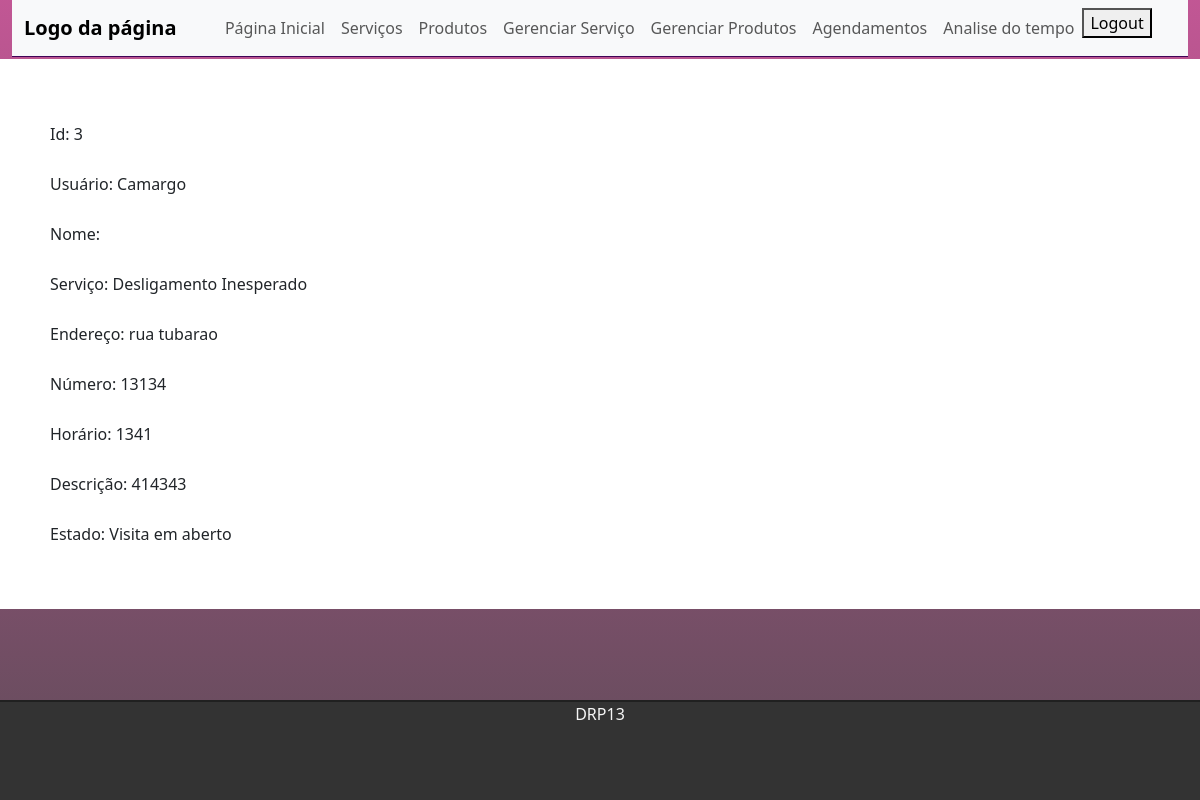
/appoitmentList/3 (signed in), run on an earlier commit of the app's database.
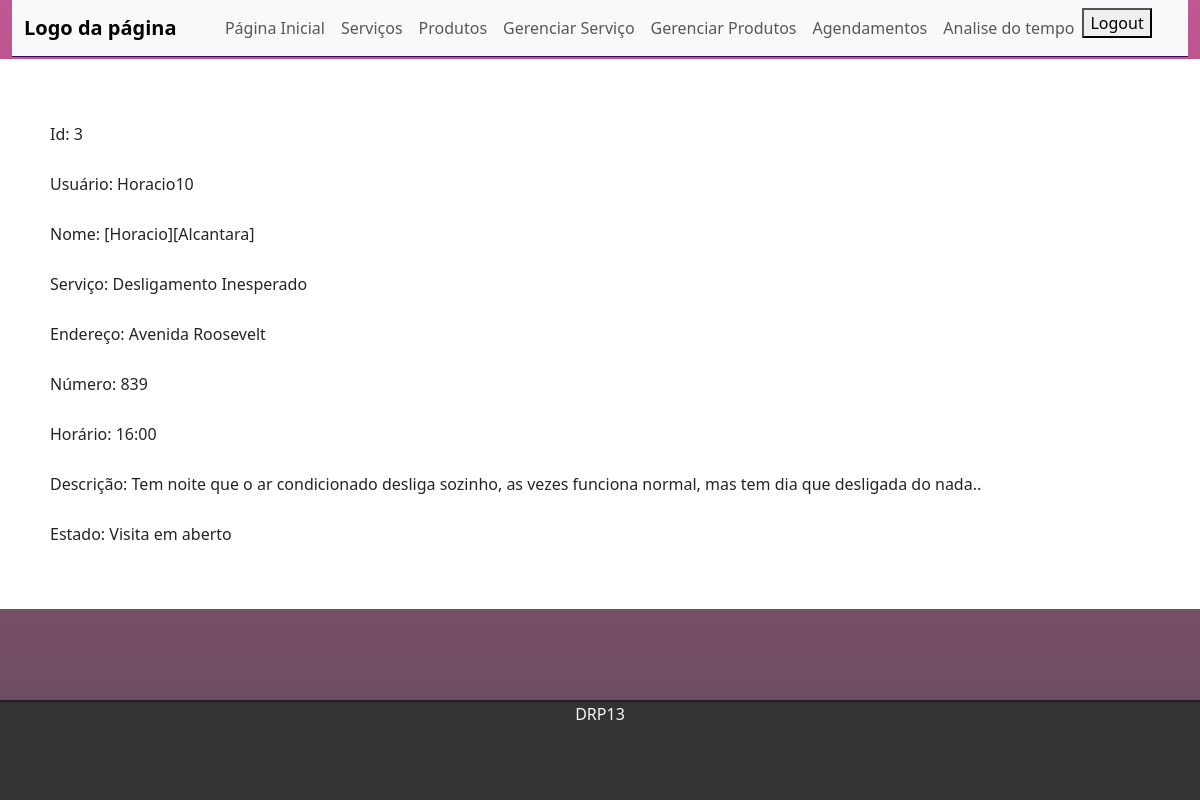
And on a later commit of the database.
### appoitments/models.py (models this page shows)
class Appoitment(models.Model):
    id = models.BigAutoField(primary_key=True)
    user = models.CharField()
    name = models.CharField()
    service = models.ForeignKey(Service, on_delete=models.SET_NULL, null=True)
    address = models.CharField(max_length=50)
    address_number = models.IntegerField()
    date = models.CharField(max_length=8)
    hour = models.CharField(max_length=40)
    description = models.TextField()
    status = models.CharField(max_length=20, choices=status, default='Visita em aberto')

### services/models.py (models this page shows)
class Service(models.Model):
    id = models.BigAutoField(primary_key=True)
    service = models.CharField(max_length=50)
    category = models.CharField(choices=categoryService)
    value = models.CharField(max_length=100)
    description = models.CharField(max_length=100)
    def __str__(self):
        return self.service

### appoitments/views.py (the view)
# urls.py: path('appoitmentList/<int:id>', views.info, name='info'),
@login_required
def info(request, id):
    info = Appoitment.objects.all().filter(id=id)
    return render(request, 'appoitments/info.html', {'info': info})

### templates/appoitments/info.html (shortened to what this page needs)
{% extends 'tasks/index.html' %}
{% block content %}
<div class="text-box">
    {% for task in info %}
        <div class="info-full">
            Id: {{task.id}}<br>
            Usuário: {{task.user}}<br>
            Nome: {{task.name}}<br>
            Serviço: {{task.service}} <br>
            Endereço: {{task.address}}<br>
            Número: {{task.address_number}}<br>
            Horário: {{task.hour}}<br>
            Descrição: {{task.description}}<br>
            Estado: {{task.status}}<br>
        </div>
</div>
    {% endfor %}
{% endblock %}

### templates/tasks/index.html (shortened to what this page needs)
{% load static %}
<!DOCTYPE html>
<html lang="pt">
<head>
    <link href="https://cdn.jsdelivr.net/npm/bootstrap@5.3.3/dist/css/bootstrap.min.css" rel="stylesheet">
    <link rel="stylesheet"  href="{% static 'css/style.css' %}">
</head>
<body>
    <div class="wrapper">
        <header>
            <div class="container-fluid ">
                    <nav class="navbar navbar-expand-lg bg-body-tertiary">
                        <div class="container-fluid">
                            <a onclick="test()" class="navbar-brand" href="/">Logo da página</a>
                            <div class="collapse navbar-collapse" id="navbarSupportedContent">
                            <ul class="navbar-nav">
                                {% if request.user.is_superuser  %}
                                <li class="nav-item">
                                    <a class="nav-link" href="{%url 'homeAdmin' %}">Página Inicial </a>
                                </li>
                                {%endif%}
                                <li class="nav-item">
                                    <a class="nav-link" href="{%url 'servicesList' %}">Serviços </a>
                                </li>
                                <li class="nav-item">
                                    <a class="nav-link" href="{% url 'productsList' %}">Produtos</a>
                                </li>
                                {% if request.user.is_superuser  %}
                                <li class="nav-item">
                                    <a class="nav-link" href="{% url 'managerService' %}">Gerenciar Serviço</a>
                                </li>
                                <li class="nav-item">
                                    <a class="nav-link" href="{% url 'managerProduct' %}">Gerenciar Produtos</a>
                                </li>
                                <li class="nav-item">
                                    <a class="nav-link" href="{% url 'appoitmentsList' %}">Agendamentos</a>
                                </li>
                                {% endif %}
                                {% if request.user.is_superuser%}
                                <li class ="nav-item">
                                    <a class="nav-link" href="{% url 'weather'  %}">Analise do tempo</a>
                                </li>
                                {%endif%}
                                {% if request.user.is_authenticated%}
                                <li class="nav-item">
                                        <form action="{% url 'logout' %}" method="post">
                                            <button type="submit">Logout</button>
                                        </form>
                                    </li>
                                {% endif %}
                            </ul>
                            </div>
                        </div>
                    </nav>
        </header>
                    <main>
                        <div class="home_page">
                            {% block content %}
                            {% endblock %}
                        </div>
                    </main>
                    <footer>
                        <p>DRP13</p>
                    </footer>
                </div>
</body>
</html>

### static/css/style.css (style rules this page uses)
.navbar { border-bottom: 1px solid #3f0457; margin-bottom: 2px; }
.navbar-nav { margin: auto; }
.navbar-brand { font-weight: bold; }
.wrapper { display: flex; min-height: 100vh; flex-direction: column; }
.wrapper main { flex: 1; }
footer { position: relative; bottom: 0; width: 100%; background-color: #333; height: 100px; border-top: 2px solid #202020; }
footer p { color: #f5f5f5; text-align: center; top: 50%; }
.info-full { align-items: center; justify-content: center; line-height: 50px; }
.text-box { background: #ffffff; text-align: justify; padding: 50px; }
body { background: linear-gradient( rgba(167, 15, 103, 0.7), rgba(29, 0, 19, 0.7)); background-repeat: no-repeat; }

What changed in the data, as far as the page shows it:
changed Appoitment "Visita em aberto": user "Camargo" → "Horacio10"; name (not shown) → "[Horacio][Alcantara]"; address "rua tubarao" → "Avenida Roosevelt"; address_number "13134" → "839"; hour "1341" → "16:00"; description "414343" → "Tem noite que o ar condicionado desliga sozinho, as vezes funciona normal, mas tem dia que desligada do nada.."
